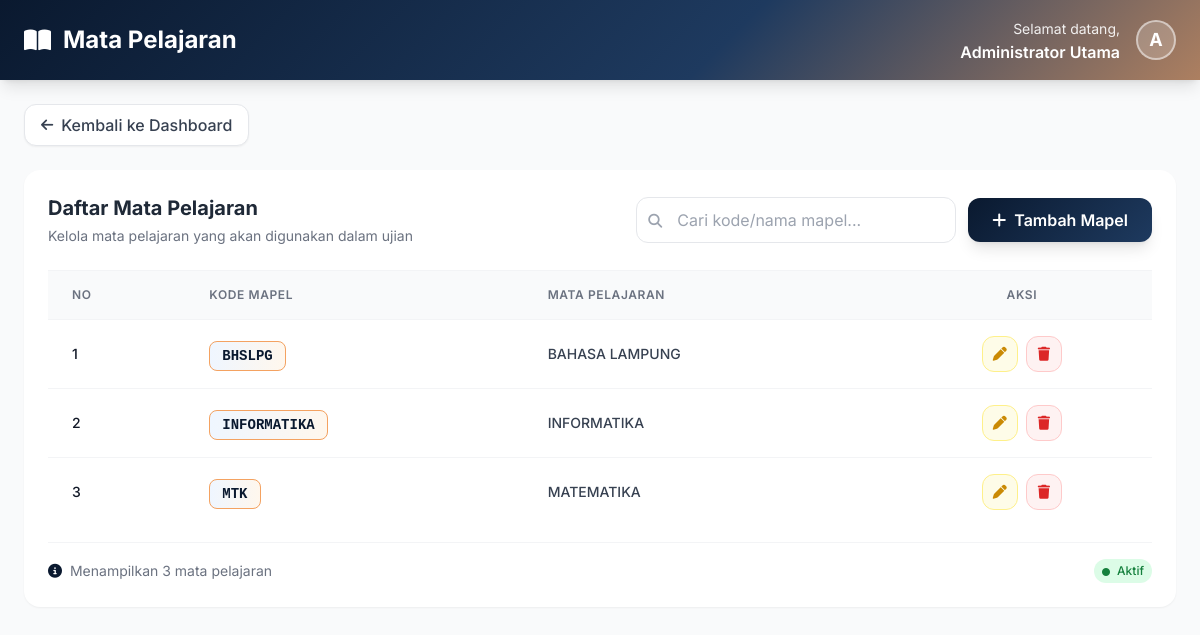
The app's page /cbt_sekolah/pages/admin/data_mapel.php (signed in), older data.
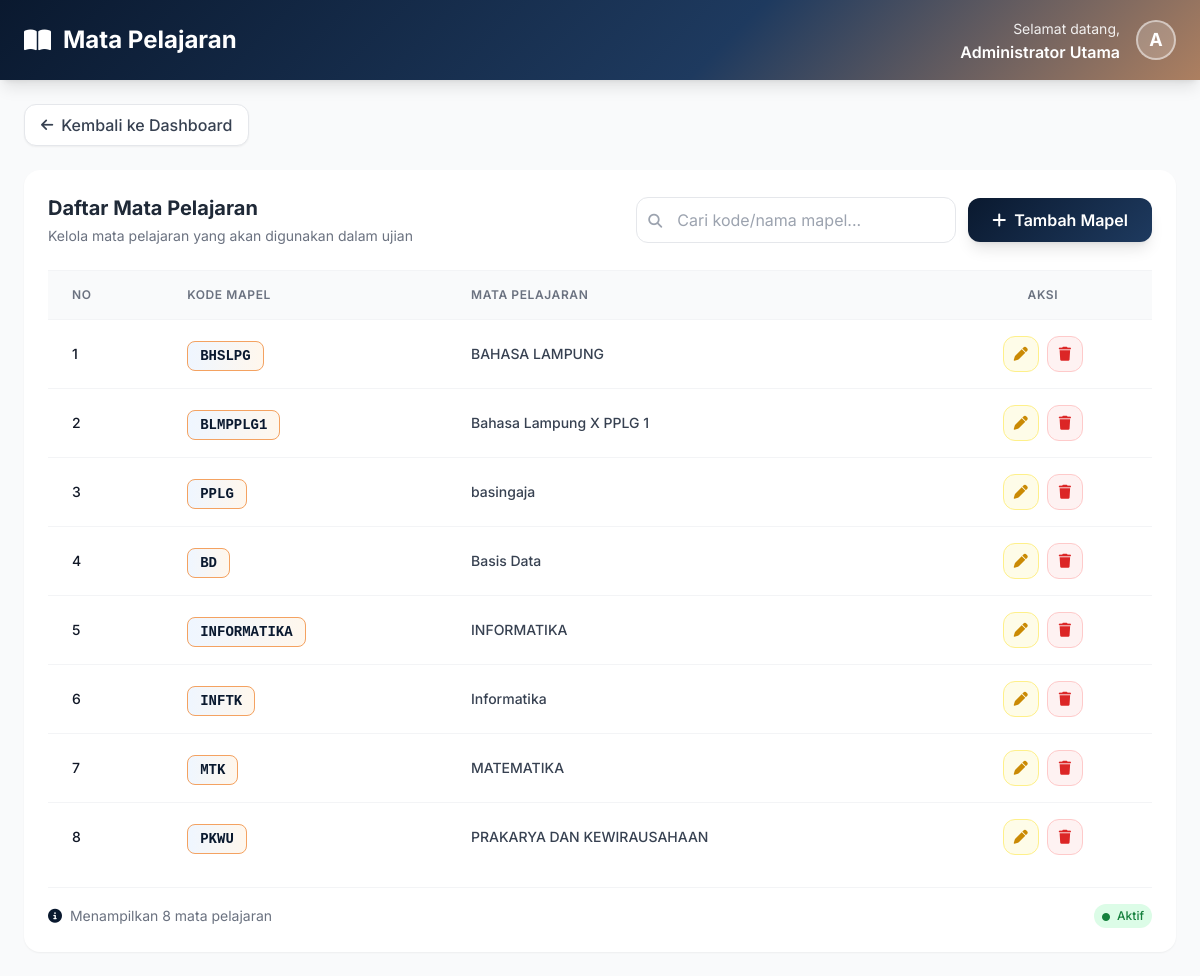
The same page, newer data.
### tables this page shows
CREATE TABLE `tb_mapel` (
  `id_mapel` int(11) NOT NULL,
  `kode_mapel` varchar(20) DEFAULT NULL,
  `nama_mapel` varchar(100) NOT NULL
);

### cbt_sekolah/pages/admin/data_mapel.php (the view, shortened to what the changed rows need)
<?php
require_once '../../config/koneksi.php';
$search = isset($_GET['search']) ? $_GET['search'] : '';
if (!empty($search)) {
    $stmt = $pdo->prepare("SELECT * FROM tb_mapel
                           WHERE kode_mapel LIKE :search
                           OR nama_mapel LIKE :search
                           ORDER BY nama_mapel ASC");
    $stmt->execute(['search' => "%$search%"]);
} else {
    $stmt = $pdo->query("SELECT * FROM tb_mapel ORDER BY nama_mapel ASC");
}
$mapel = $stmt->fetchAll();
?>
<!DOCTYPE html>
<html lang="id">
<head>
    <script src="https://cdn.tailwindcss.com"></script>
    <link rel="stylesheet" href="https://cdnjs.cloudflare.com/ajax/libs/font-awesome/6.4.0/css/all.min.css">
</head>
<body class="bg-gray-50 font-sans">
    <div class="w-full transition-all duration-300">
        <header class="gradient-bg shadow-lg py-4 px-6 flex justify-between items-center sticky top-0 z-40">
            <div class="flex items-center space-x-3">
                <h1 class="text-2xl font-bold text-white">Mata Pelajaran</h1>
            </div>
        </header>
        <main class="p-6">
            <div class="bg-white rounded-2xl shadow-sm p-6">
                <div class="flex flex-col md:flex-row justify-between items-start md:items-center mb-6 gap-4">
                    <div>
                        <h2 class="text-xl font-bold text-gray-800">Daftar Mata Pelajaran</h2>
                    </div>
                </div>
                <div class="overflow-x-auto">
                    <table class="w-full">
                        <thead>
                            <tr class="bg-gray-50 border-y border-gray-100">
                                <th class="py-4 px-6 text-left text-xs font-semibold text-gray-500 uppercase tracking-wider">No</th>
                                <th class="py-4 px-6 text-left text-xs font-semibold text-gray-500 uppercase tracking-wider">Kode Mapel</th>
                                <th class="py-4 px-6 text-left text-xs font-semibold text-gray-500 uppercase tracking-wider">Mata Pelajaran</th>
                                <th class="py-4 px-6 text-center text-xs font-semibold text-gray-500 uppercase tracking-wider">Aksi</th>
                            </tr>
                        </thead>
                        <tbody class="divide-y divide-gray-100">
                            <?php if (count($mapel) > 0): ?>
                                <?php $no = 1;
                                foreach ($mapel as $row): ?>
                                    <tr class="table-row-hover transition duration-300">
                                        <td class="py-4 px-6 text-sm font-medium text-gray-900"><?= $no++; ?></td>
                                        <td class="py-4 px-6">
                                            <span class="px-3 py-1.5 bg-gradient-to-r from-blue-50 to-orange-50 text-[#0A192F] rounded-lg font-mono font-bold text-sm border border-[#F4A261]">
                                                <?= htmlspecialchars($row['kode_mapel']); ?>
                                            </span>
                                        </td>
                                        <td class="py-4 px-6 text-sm text-gray-700 font-medium">
                                            <?= htmlspecialchars($row['nama_mapel']); ?>
                                        </td>
                                        <td class="py-4 px-6">
                                            <div class="flex items-center justify-center space-x-2">
                                                <button onclick="bukaModalEdit(<?= $row['id_mapel']; ?>, '<?= htmlspecialchars(addslashes($row['kode_mapel'])); ?>', '<?= htmlspecialchars(addslashes($row['nama_mapel'])); ?>')"
                                                        class="action-btn w-9 h-9 rounded-xl bg-yellow-50 text-yellow-600 hover:bg-[#F4A261] hover:text-white flex items-center justify-center transition-all border border-yellow-200 hover:border-[#F4A261]">
                                                    <i class="fas fa-pen text-sm"></i>
                                                </button>
                                                <button onclick="konfirmasiHapus(<?= $row['id_mapel']; ?>)"
                                                        class="action-btn w-9 h-9 rounded-xl bg-red-50 text-red-600 hover:bg-[#90BE6D] hover:text-white flex items-center justify-center transition-all border border-red-200 hover:border-[#90BE6D]">
                                                    <i class="fas fa-trash text-sm"></i>
                                                </button>
                                            </div>
                                        </td>
                                    </tr>
                                <?php endforeach; ?>
                            <?php endif; ?>
                        </tbody>
                    </table>
                </div>
                <?php if (count($mapel) > 0): ?>
                <div class="mt-4 flex items-center justify-between text-sm text-gray-500 border-t border-gray-100 pt-4">
                    <div>
                        <i class="fas fa-info-circle mr-1 text-[#0A192F]"></i>
                        Menampilkan <?= count($mapel) ?> mata pelajaran
                    </div>
                    <div class="flex items-center space-x-2">
                        <span class="px-2 py-1 bg-green-100 text-green-700 rounded-full text-xs font-medium">
                            <i class="fas fa-circle text-[8px] mr-1"></i> Aktif
                        </span>
                    </div>
                </div>
                <?php endif; ?>
            </div>
        </main>
    </div>
</body>
</html>

Row changes from the older to the newer data that the page shows:
added tb_mapel: kode_mapel "BLMPPLG1", nama_mapel "Bahasa Lampung X PPLG 1"
added tb_mapel: kode_mapel "PPLG", nama_mapel "basingaja"
added tb_mapel: kode_mapel "BD", nama_mapel "Basis Data"
added tb_mapel: kode_mapel "INFTK", nama_mapel "Informatika"
added tb_mapel: kode_mapel "PKWU", nama_mapel "PRAKARYA DAN KEWIRAUSAHAAN"
Text that changed along with them:
count($mapel): "3" → "8"
